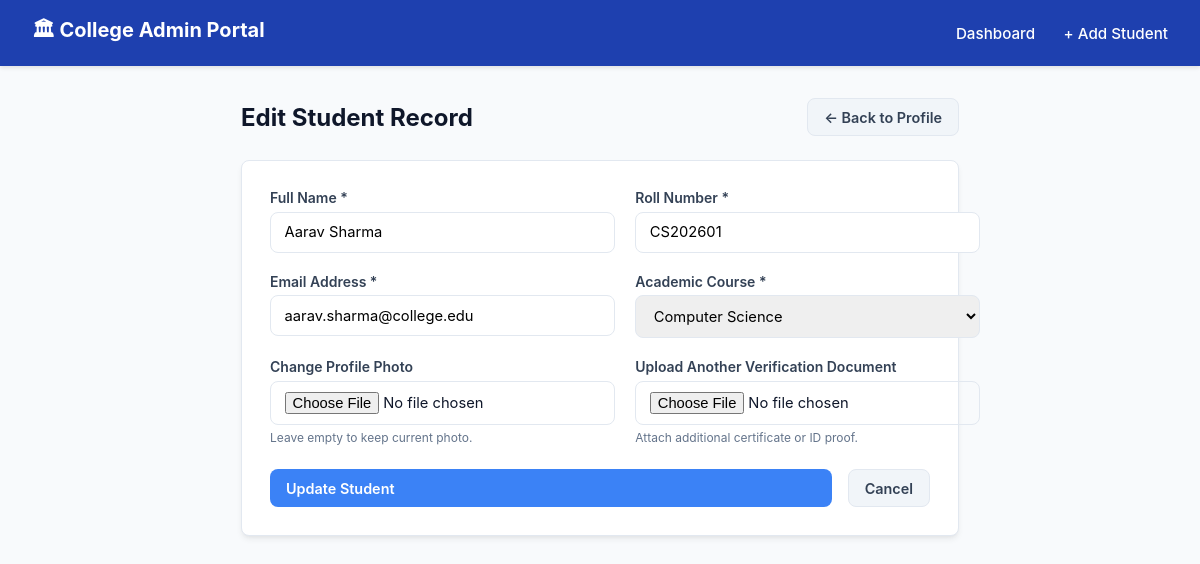
Screenshot of /q2_php_admin/edit_student.php?id=1 with the database file from the repository.
### tables this page shows
CREATE TABLE students (
    id INT AUTO_INCREMENT PRIMARY KEY,
    name VARCHAR(100) NOT NULL,
    roll_no VARCHAR(50) NOT NULL UNIQUE,
    email VARCHAR(100) NOT NULL,
    course VARCHAR(50) NOT NULL,
    photo VARCHAR(255) DEFAULT 'default_avatar.png',
    created_at TIMESTAMP DEFAULT CURRENT_TIMESTAMP
);

### q2_php_admin/config.php (called while the page is built, shortened)
<?php
function e($str) {
    return htmlspecialchars($str ?? '', ENT_QUOTES, 'UTF-8');
}
?>

### q2_php_admin/edit_student.php (the view, shortened to what this page needs)
<?php
require_once __DIR__ . '/config.php';
$studentId = isset($_GET['id']) ? (int)$_GET['id'] : 0;
$stmt = $pdo->prepare("SELECT * FROM students WHERE id = ?");
$stmt->execute([$studentId]);
$student = $stmt->fetch();
?>
<!DOCTYPE html>
<html lang="en">
<head>
  <link rel="stylesheet" href="style.css">
</head>
<body>
  <nav class="navbar">
    <div class="nav-brand">🏛 College Admin Portal</div>
    <div class="nav-links">
      <a href="index.php">Dashboard</a>
      <a href="add_student.php">+ Add Student</a>
    </div>
  </nav>
  <div class="container" style="max-width: 750px;">
    <div class="page-header">
      <h2>Edit Student Record</h2>
      <a href="view_student.php?id=<?= $student['id'] ?>" class="btn btn-secondary">← Back to Profile</a>
    </div>
    <div class="card">
      <form method="POST" action="edit_student.php?id=<?= $student['id'] ?>" enctype="multipart/form-data">
        <div class="form-grid">
          <div class="form-group">
            <label for="name">Full Name *</label>
            <input type="text" id="name" name="name" required value="<?= e($_POST['name'] ?? $student['name']) ?>">
          </div>
          <div class="form-group">
            <label for="roll_no">Roll Number *</label>
            <input type="text" id="roll_no" name="roll_no" required value="<?= e($_POST['roll_no'] ?? $student['roll_no']) ?>">
          </div>
          <div class="form-group">
            <label for="email">Email Address *</label>
            <input type="email" id="email" name="email" required value="<?= e($_POST['email'] ?? $student['email']) ?>">
          </div>
          <div class="form-group">
            <label for="course">Academic Course *</label>
            <?php $selCourse = $_POST['course'] ?? $student['course']; ?>
            <select id="course" name="course" required>
              <option value="Computer Science" <?= ($selCourse === 'Computer Science') ? 'selected' : '' ?>>Computer Science</option>
            </select>
          </div>
          <div class="form-group">
            <label for="photo">Change Profile Photo</label>
            <input type="file" id="photo" name="photo" accept=".jpg,.jpeg,.png">
            <span class="file-help">Leave empty to keep current photo.</span>
          </div>
          <div class="form-group">
            <label for="document">Upload Another Verification Document</label>
            <input type="file" id="document" name="document" accept=".pdf,.jpg,.jpeg,.png">
            <span class="file-help">Attach additional certificate or ID proof.</span>
          </div>
        </div>
        <div style="margin-top: 1.5rem; display: flex; gap: 1rem;">
          <button type="submit" class="btn btn-primary" style="flex: 1;">Update Student</button>
          <a href="view_student.php?id=<?= $student['id'] ?>" class="btn btn-secondary">Cancel</a>
        </div>
      </form>
    </div>
  </div>
</body>
</html>

### q2_php_admin/style.css (style rules this page uses)
:root { --primary: #1e40af; --primary-hover: #1d4ed8; --accent: #3b82f6; --bg-main: #f8fafc; --card-bg: #ffffff; --text-dark: #0f172a; --text-muted: #64748b; --border: #e2e8f0; --success: #15803d; --success-bg: #dcfce7; --danger: #b91c1c; --danger-bg: #fee2e2; --radius: 8px; --shadow: 0 4px 6px -1px rgba(0, 0, 0, 0.07), 0 2px 4px -2px rgba(0, 0, 0, 0.05); }
* { box-sizing: border-box; margin: 0; padding: 0; font-family: -apple-system, BlinkMacSystemFont, "Segoe UI", Roboto, Helvetica, Arial, sans-serif; }
body { background-color: var(--bg-main); color: var(--text-dark); min-height: 100vh; }
.navbar { background-color: var(--primary); color: #ffffff; padding: 1rem 2rem; display: flex; justify-content: space-between; align-items: center; box-shadow: 0 2px 4px rgba(0,0,0,0.1); }
.nav-brand { font-size: 1.25rem; font-weight: 700; display: flex; align-items: center; gap: 0.5rem; }
.nav-links a { color: #ffffff; text-decoration: none; font-weight: 500; font-size: 0.95rem; margin-left: 1.5rem; transition: opacity 0.2s; }
.container { max-width: 1100px; margin: 2rem auto; padding: 0 1rem; }
.page-header { display: flex; justify-content: space-between; align-items: center; margin-bottom: 1.5rem; }
.page-header h2 { font-size: 1.5rem; color: var(--text-dark); }
.card { background-color: var(--card-bg); border-radius: var(--radius); border: 1px solid var(--border); box-shadow: var(--shadow); padding: 1.75rem; margin-bottom: 2rem; }
.btn { display: inline-flex; align-items: center; gap: 0.4rem; padding: 0.6rem 1rem; font-size: 0.9rem; font-weight: 600; border-radius: var(--radius); text-decoration: none; cursor: pointer; border: none; transition: background-color 0.2s; }
.btn-primary { background-color: var(--accent); color: #ffffff; }
.btn-secondary { background-color: #f1f5f9; color: #334155; border: 1px solid var(--border); }
.form-grid { display: grid; grid-template-columns: 1fr 1fr; gap: 1.25rem; }
.form-group { display: flex; flex-direction: column; }
.form-group label { font-size: 0.875rem; font-weight: 600; margin-bottom: 0.35rem; color: #334155; }
.form-group input, .form-group select { padding: 0.65rem 0.85rem; border: 1px solid var(--border); border-radius: var(--radius); font-size: 0.92rem; outline: none; }
.file-help { font-size: 0.75rem; color: var(--text-muted); margin-top: 0.3rem; }

### rows the page displays
students: name "Aarav Sharma", roll_no "CS202601", email "aarav.sharma@college.edu", course "Computer Science"
